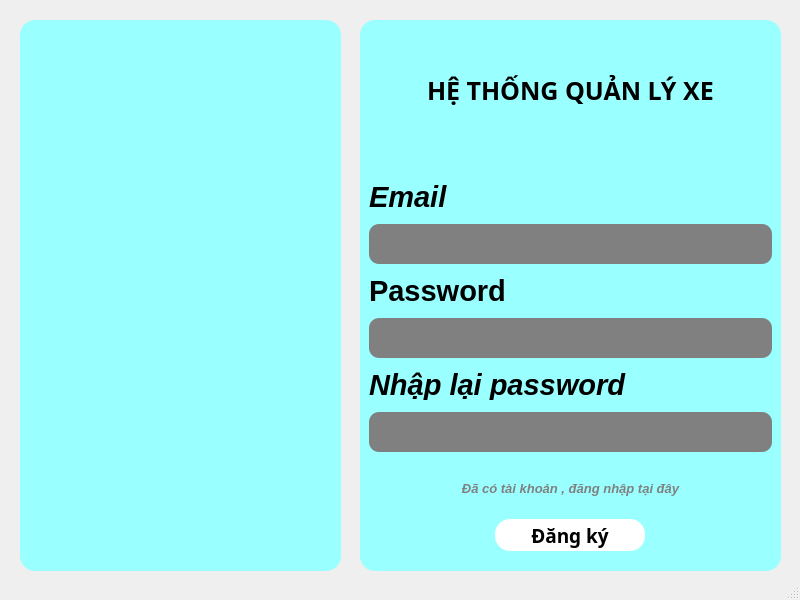
<?xml version="1.0" encoding="UTF-8"?>
<ui version="4.0">
 <class>MainWindow</class>
 <widget class="QMainWindow" name="MainWindow">
  <property name="geometry">
   <rect>
    <x>0</x>
    <y>0</y>
    <width>800</width>
    <height>600</height>
   </rect>
  </property>
  <property name="windowTitle">
   <string>MainWindow</string>
  </property>
  <widget class="QWidget" name="centralwidget">
   <widget class="QWidget" name="widget_3" native="true">
    <property name="geometry">
     <rect>
      <x>20</x>
      <y>20</y>
      <width>321</width>
      <height>551</height>
     </rect>
    </property>
    <property name="minimumSize">
     <size>
      <width>200</width>
      <height>450</height>
     </size>
    </property>
    <property name="maximumSize">
     <size>
      <width>800</width>
      <height>16777215</height>
     </size>
    </property>
    <property name="styleSheet">
     <string notr="true">background-color:#99FFFF;
border-radius:15px;</string>
    </property>
    <layout class="QVBoxLayout" name="verticalLayout_2">
     <item>
      <widget class="QLabel" name="label">
       <property name="maximumSize">
        <size>
         <width>400</width>
         <height>300</height>
        </size>
       </property>
       <property name="text">
        <string/>
       </property>
       <property name="pixmap">
        <pixmap>ảnh/logoquangkhaicar.png</pixmap>
       </property>
       <property name="scaledContents">
        <bool>true</bool>
       </property>
      </widget>
     </item>
    </layout>
   </widget>
   <widget class="QWidget" name="widget_2" native="true">
    <property name="geometry">
     <rect>
      <x>360</x>
      <y>20</y>
      <width>421</width>
      <height>551</height>
     </rect>
    </property>
    <property name="minimumSize">
     <size>
      <width>300</width>
      <height>450</height>
     </size>
    </property>
    <property name="maximumSize">
     <size>
      <width>600</width>
      <height>16777215</height>
     </size>
    </property>
    <property name="styleSheet">
     <string notr="true">background-color:#99FFFF;
border-radius:15px;</string>
    </property>
    <layout class="QVBoxLayout" name="verticalLayout_3">
     <item alignment="Qt::AlignHCenter">
      <widget class="QWidget" name="widget_4" native="true">
       <property name="maximumSize">
        <size>
         <width>16777215</width>
         <height>125</height>
        </size>
       </property>
       <layout class="QVBoxLayout" name="verticalLayout_4">
        <item>
         <widget class="QLabel" name="label_2">
          <property name="maximumSize">
           <size>
            <width>16777215</width>
            <height>70</height>
           </size>
          </property>
          <property name="font">
           <font>
            <family>Sitka Subheading Semibold</family>
            <pointsize>19</pointsize>
            <weight>75</weight>
            <bold>true</bold>
           </font>
          </property>
          <property name="text">
           <string>HỆ THỐNG QUẢN LÝ XE</string>
          </property>
         </widget>
        </item>
       </layout>
      </widget>
     </item>
     <item>
      <widget class="QWidget" name="widget_5" native="true">
       <property name="maximumSize">
        <size>
         <width>16777215</width>
         <height>300</height>
        </size>
       </property>
       <layout class="QVBoxLayout" name="verticalLayout_5">
        <item>
         <widget class="QLabel" name="label_3">
          <property name="minimumSize">
           <size>
            <width>0</width>
            <height>20</height>
           </size>
          </property>
          <property name="maximumSize">
           <size>
            <width>16777215</width>
            <height>30</height>
           </size>
          </property>
          <property name="font">
           <font>
            <family>Arial</family>
            <pointsize>22</pointsize>
            <weight>75</weight>
            <italic>true</italic>
            <bold>true</bold>
           </font>
          </property>
          <property name="text">
           <string>Email</string>
          </property>
         </widget>
        </item>
        <item>
         <widget class="QLineEdit" name="txtEmail">
          <property name="minimumSize">
           <size>
            <width>0</width>
            <height>30</height>
           </size>
          </property>
          <property name="maximumSize">
           <size>
            <width>550</width>
            <height>40</height>
           </size>
          </property>
          <property name="font">
           <font>
            <family>Segoe UI Black</family>
            <pointsize>12</pointsize>
            <weight>75</weight>
            <bold>true</bold>
           </font>
          </property>
          <property name="styleSheet">
           <string notr="true">background-color:gray;
border-radius:10px;</string>
          </property>
         </widget>
        </item>
        <item>
         <widget class="QLabel" name="label_4">
          <property name="minimumSize">
           <size>
            <width>0</width>
            <height>20</height>
           </size>
          </property>
          <property name="maximumSize">
           <size>
            <width>16777215</width>
            <height>30</height>
           </size>
          </property>
          <property name="font">
           <font>
            <family>Arial</family>
            <pointsize>22</pointsize>
            <weight>75</weight>
            <bold>true</bold>
           </font>
          </property>
          <property name="text">
           <string>Password</string>
          </property>
         </widget>
        </item>
        <item>
         <widget class="QLineEdit" name="txtPassword">
          <property name="minimumSize">
           <size>
            <width>0</width>
            <height>30</height>
           </size>
          </property>
          <property name="maximumSize">
           <size>
            <width>550</width>
            <height>40</height>
           </size>
          </property>
          <property name="font">
           <font>
            <family>Segoe UI Black</family>
            <pointsize>12</pointsize>
            <weight>75</weight>
            <bold>true</bold>
           </font>
          </property>
          <property name="styleSheet">
           <string notr="true">background-color:gray;
border-radius:10px;</string>
          </property>
         </widget>
        </item>
        <item>
         <widget class="QLabel" name="label_5">
          <property name="minimumSize">
           <size>
            <width>0</width>
            <height>20</height>
           </size>
          </property>
          <property name="maximumSize">
           <size>
            <width>16777215</width>
            <height>30</height>
           </size>
          </property>
          <property name="font">
           <font>
            <family>Arial</family>
            <pointsize>22</pointsize>
            <weight>75</weight>
            <italic>true</italic>
            <bold>true</bold>
           </font>
          </property>
          <property name="text">
           <string>Nhập lại password</string>
          </property>
         </widget>
        </item>
        <item>
         <widget class="QLineEdit" name="txtRepassword">
          <property name="minimumSize">
           <size>
            <width>0</width>
            <height>30</height>
           </size>
          </property>
          <property name="maximumSize">
           <size>
            <width>550</width>
            <height>40</height>
           </size>
          </property>
          <property name="font">
           <font>
            <family>Segoe UI Black</family>
            <pointsize>12</pointsize>
            <weight>75</weight>
            <bold>true</bold>
           </font>
          </property>
          <property name="styleSheet">
           <string notr="true">background-color:gray;
border-radius:10px;</string>
          </property>
         </widget>
        </item>
       </layout>
      </widget>
     </item>
     <item>
      <widget class="QPushButton" name="btn_login_2">
       <property name="enabled">
        <bool>true</bool>
       </property>
       <property name="font">
        <font>
         <family>Arial</family>
         <pointsize>10</pointsize>
         <weight>75</weight>
         <italic>true</italic>
         <bold>true</bold>
        </font>
       </property>
       <property name="styleSheet">
        <string notr="true">color:gray;</string>
       </property>
       <property name="text">
        <string>Đã có tài khoản , đăng nhập tại đây</string>
       </property>
      </widget>
     </item>
     <item>
      <widget class="QWidget" name="widget_6" native="true">
       <property name="minimumSize">
        <size>
         <width>0</width>
         <height>0</height>
        </size>
       </property>
       <property name="maximumSize">
        <size>
         <width>16777215</width>
         <height>50</height>
        </size>
       </property>
       <property name="styleSheet">
        <string notr="true"/>
       </property>
       <layout class="QHBoxLayout" name="horizontalLayout_2">
        <item>
         <widget class="QPushButton" name="btn_register_2">
          <property name="minimumSize">
           <size>
            <width>80</width>
            <height>30</height>
           </size>
          </property>
          <property name="maximumSize">
           <size>
            <width>150</width>
            <height>50</height>
           </size>
          </property>
          <property name="font">
           <font>
            <family>Segoe UI Black</family>
            <pointsize>14</pointsize>
            <weight>75</weight>
            <bold>true</bold>
           </font>
          </property>
          <property name="styleSheet">
           <string notr="true">QWidget{
background-color:white;
border-radius:15px;
}
QWidget:hover{
	background-color: #b3b4b5;
    border-radius: 15px;
}</string>
          </property>
          <property name="text">
           <string>Đăng ký</string>
          </property>
         </widget>
        </item>
       </layout>
      </widget>
     </item>
    </layout>
   </widget>
  </widget>
  <widget class="QStatusBar" name="statusbar"/>
 </widget>
 <resources/>
 <connections/>
</ui>
